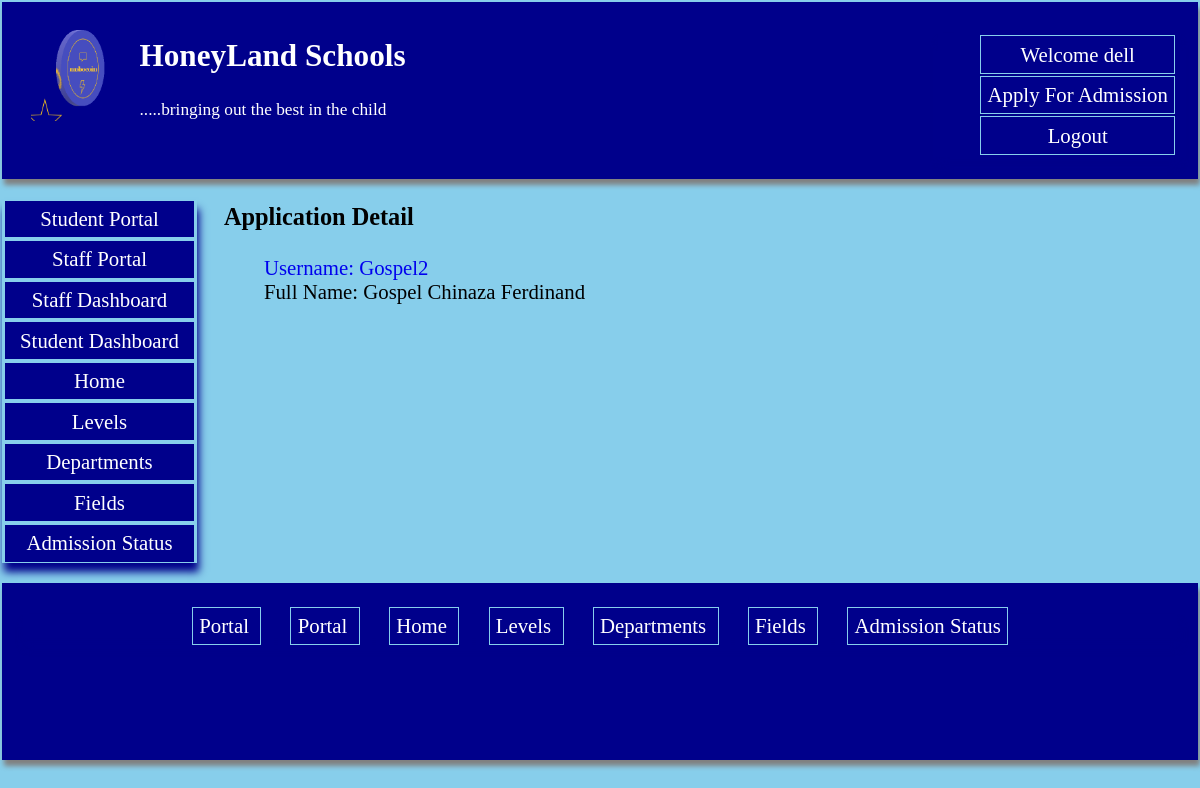
The app's page /portal/allapplicants/gospel/ (signed in) with its own data.
### profiles/models.py (models this page shows, shortened)
class CustomUser(AbstractUser):
    phone = models.IntegerField(null=True,  unique=True)
    country = models.CharField(max_length=200,  blank=True)
    state = models.CharField(max_length=200,  blank=True)
    is_student = models.BooleanField(default=0)
    is_teacher = models.BooleanField(default=0)
    mailing_address = models.CharField(max_length=200,  blank=True)

class Logo(models.Model):
    name = models.CharField(max_length=200, null=True)
    image = models.ImageField(upload_to='media/')

class Apply(models.Model):
    nickname = models.ForeignKey(CustomUser, on_delete=models.CASCADE, null=True)
    firstname = models.CharField(max_length=200, null=True, blank=True)
    middlename = models.CharField(max_length=200, null=True, blank=True)
    lastname = models.CharField(max_length=200, null=True, blank=True)
    email = models.EmailField(max_length=200, null=True, blank=True)
    phone = models.IntegerField(null=True, blank=True)
    gender = models.CharField(max_length=200, null=True, blank=True)
    birth_date = models.DateTimeField()
    nationality = models.CharField(max_length=200, null=True, blank=True)
    state = models.CharField(max_length=200, null=True, blank=True)
    address = models.CharField(max_length=200, null=True, blank=True)
    class_choice = models.ForeignKey(Level, on_delete=models.CASCADE)
    slug = models.SlugField(max_length=100, null=True)
    class Meta:
        ordering = ['firstname']
        verbose_name = 'Admission Application'
        verbose_name_plural = 'Admission Applications'

### studentportal/views.py (the view)
# urls.py: path('portal/allapplicants/<slug>/', views.ApplicantlistDetail.as_view(), name= 'applicantdetail'),
class ApplicantlistDetail(LoginRequiredMixin, DetailView):
    model = Apply
    template_name ='allapplicantsdetail.html'
    context_object_name ='applicantsdetail'
    def get_context_data(self,  **kwargs):
        context = super().get_context_data(**kwargs)
        context['logo'] = Logo.objects.all()
        return context

### studentportal/templates/allapplicantsdetail.html
{% extends 'baseportal.html' %}
{% block content   %}
<h3> Application Detail </h3>
 {% if  request.user.is_superuser  %}
<div >
    <ul style='list-style-type: none; '>
        <li><a href='{% url "userdetail" applicantsdetail.nickname.pk  %}'>Username: {{applicantsdetail.nickname}}</a></li>
<li>Full Name: {{applicantsdetail.firstname}} {{applicantsdetail.middlename}} {{applicantsdetail.lastname}}</li>
    </ul>
{% else %}
<p><b> Sorry, you are not permitted to be here. Back Off!!</b></p>
{% endif %}
{% endblock %}

### studentportal/templates/baseportal.html (shortened to what this page needs)
<head>
</head>
<body style ='margin: 0em; padding: 0.1em; font-size: 1.3em;  background: skyblue;'   >
    <header style= 'box-shadow: 2px 6px 5px grey;margin: 0em; padding-left: 1em; padding-right: 1em; padding-top: 0.5em; height: 8em;
    background: darkblue; color: white;'>
    {% if   request.user.is_superuser or  request.user.is_authenticated %}
    <ul class='nav' style='float: right; list-style-type: none;' >
   <li> <a  style ='color: white; ' href = "#"> Welcome {{user}} </a></li>
   <li><a  style ='color: white; ' href ='{% url "apply" %}'> Apply For Admission </a></li>
    <li><a  style ='color: white; ' href ='{% url "portallogout" %}'> Logout </a></li>
    </ul>
    {% endif %}
    {% for log in logo  %}
    <img style="backgrond: skyblue; float: left; margin: 0.4em; width: 100px; height: 100px;" src ="{{log.image.url}}"  >
{% endfor %}
<h2 style='text-align: left'><a style='color: white;' href='{% url "home" %}'>HoneyLand Schools</a></h2>
<p style='text-align: left'> <small> .....bringing out the best in the child </small></p>
    </header>
<div class ='cover'>
<nav >
    <ul class ='nav' style =' padding:0;  list-style-type: none;'>
        {% if request.user.is_student or request.user.is_superuser %}
        <li><a href ='{% url "portal" %}'> Student Portal </a></li>
        {% endif %}
        {% if request.user.is_teacher or request.user.is_superuser %}
        <li><a href ='{% url "portal" %}'> Staff Portal </a></li>
        {% endif %}
        {% if request.user.is_teacher or request.user.is_superuser %}
        <li><a href ='{% url "staffdashboard" %}'> Staff Dashboard </a></li>
        {% endif %}
{% if request.user.is_student or request.user.is_superuser %}
        <li><a href ='{% url "studentdashboardlink" %}'> Student Dashboard </a></li>
        {% endif %}
        <li><a href ='{% url "home" %}'> Home </a></li>
        <li> <a href ='{% url "levels" %}'> Levels </a> </li>
        <li> <a href ='{% url "departments" %}'> Departments </a> </li>
        <li><a href ='{% url "fields" %}'> Fields </a></li>
        <li><a  style ='color: white; ' href ='{% url "admissionstat" %}'> Admission Status </a></li>
    </nav>
<section style='padding-right: 0.5em'>
{% block content %}
{% endblock %}
</section>
</div>
<footer style= 'box-shadow: 2px 6px 5px grey;margin: 0em; padding-left: 1em; padding-right: 1em; padding-top: 0.5em; height: 8em;
    background: darkblue; color: white;'>
    <nav>
        <ul class ='navfooter' style =' padding:0;  list-style-type: none;'>
            {% if request.user.is_student or request.user.is_superuser  %}
            <li><a href ='{% url "studentdashboardlink" %}'>  Portal </a></li>
            {% endif %}
    {% if request.user.is_teacher or request.user.is_superuser%}
            <li><a href ='{% url "staffdashboard" %}'>  Portal </a></li>
            {% endif %}
            <li><a href ='{% url "home" %}'> Home </a></li>
            <li> <a href ='{% url "levels" %}'> Levels </a> </li>
            <li> <a href ='{% url "departments" %}'> Departments </a> </li>
            <li><a href ='{% url "fields" %}'> Fields </a></li>
            <li><a  style ='color: white; ' href ='{% url "admissionstat" %}'> Admission Status </a></li>
    </nav>
</footer>
</body>

### studentportal/templates/baseportal.html (style rules this page uses)
a { text-decoration: none; }
.cover { display: grid; grid-template-columns: 2fr 10fr; grid-gap: 1.3em; }
.nav { box-shadow: 2px 9px 8px darkblue; }
.nav li { color: white; background: darkblue; margin: 0.1em; text-align: center; border: 1px solid skyblue; }
.nav li a { padding: 0.3em; display: block; color: white; }
.navfooter { text-align: center; box-shadow: 2px 9px 8px darkblue; }
.navfooter li { color: white; padding: 0.6em; display: inline; background: darkblue; margin: 0.1em; text-align: center; }
.navfooter li a { padding: 0.3em; color: white; border: 1px solid skyblue; }

### records on screen
CustomUser: username "dell"
Logo: image (picture)
Apply: nickname "Gospel2", firstname "Gospel", middlename "Chinaza", lastname "Ferdinand"
